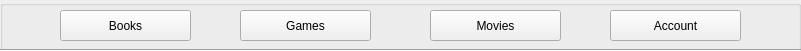
  <widget class="QGroupBox" name="header">
   <property name="geometry">
    <rect>
     <x>0</x>
     <y>0</y>
     <width>801</width>
     <height>51</height>
    </rect>
   </property>
   <property name="styleSheet">
    <string notr="true">#header{

background:  rgb(255, 170, 0);

}</string>
   </property>
   <property name="title">
    <string/>
   </property>
   <widget class="QPushButton" name="books">
    <property name="geometry">
     <rect>
      <x>60</x>
      <y>10</y>
      <width>131</width>
      <height>31</height>
     </rect>
    </property>
    <property name="text">
     <string>Books</string>
    </property>
    <property name="iconSize">
     <size>
      <width>16</width>
      <height>16</height>
     </size>
    </property>
   </widget>
   <widget class="QPushButton" name="games">
    <property name="geometry">
     <rect>
      <x>240</x>
      <y>10</y>
      <width>131</width>
      <height>31</height>
     </rect>
    </property>
    <property name="text">
     <string>Games</string>
    </property>
   </widget>
   <widget class="Line" name="line">
    <property name="geometry">
     <rect>
      <x>0</x>
      <y>40</y>
      <width>801</width>
      <height>20</height>
     </rect>
    </property>
    <property name="orientation">
     <enum>Qt::Horizontal</enum>
    </property>
   </widget>
   <widget class="QPushButton" name="movies">
    <property name="geometry">
     <rect>
      <x>430</x>
      <y>10</y>
      <width>131</width>
      <height>31</height>
     </rect>
    </property>
    <property name="text">
     <string>Movies</string>
    </property>
   </widget>
   <widget class="QPushButton" name="account">
    <property name="geometry">
     <rect>
      <x>610</x>
      <y>10</y>
      <width>131</width>
      <height>31</height>
     </rect>
    </property>
    <property name="text">
     <string>Account</string>
    </property>
   </widget>
  </widget>
